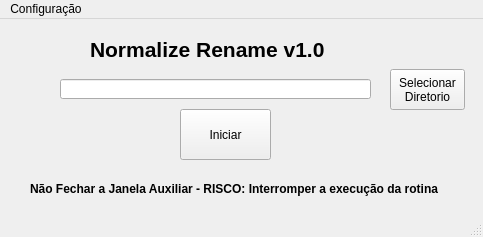
<?xml version="1.0" encoding="UTF-8"?>
<ui version="4.0">
 <class>MainWindow</class>
 <widget class="QMainWindow" name="MainWindow">
  <property name="geometry">
   <rect>
    <x>0</x>
    <y>0</y>
    <width>483</width>
    <height>237</height>
   </rect>
  </property>
  <property name="windowTitle">
   <string>Normalize Rename v0.1</string>
  </property>
  <property name="windowIcon">
   <iconset>
    <normaloff>rename.ico</normaloff>rename.ico</iconset>
  </property>
  <widget class="QWidget" name="centralwidget">
   <widget class="QLabel" name="label">
    <property name="geometry">
     <rect>
      <x>90</x>
      <y>10</y>
      <width>251</width>
      <height>41</height>
     </rect>
    </property>
    <property name="font">
     <font>
      <pointsize>16</pointsize>
      <weight>75</weight>
      <bold>true</bold>
     </font>
    </property>
    <property name="text">
     <string>Normalize Rename v1.0</string>
    </property>
   </widget>
   <widget class="QLineEdit" name="nome_pasta">
    <property name="geometry">
     <rect>
      <x>60</x>
      <y>60</y>
      <width>311</width>
      <height>20</height>
     </rect>
    </property>
   </widget>
   <widget class="QPushButton" name="selecionar_pasta">
    <property name="geometry">
     <rect>
      <x>390</x>
      <y>50</y>
      <width>75</width>
      <height>41</height>
     </rect>
    </property>
    <property name="font">
     <font>
      <strikeout>false</strikeout>
     </font>
    </property>
    <property name="contextMenuPolicy">
     <enum>Qt::DefaultContextMenu</enum>
    </property>
    <property name="layoutDirection">
     <enum>Qt::LeftToRight</enum>
    </property>
    <property name="text">
     <string>Selecionar
Diretorio</string>
    </property>
   </widget>
   <widget class="QLabel" name="label_2">
    <property name="geometry">
     <rect>
      <x>30</x>
      <y>160</y>
      <width>411</width>
      <height>20</height>
     </rect>
    </property>
    <property name="text">
     <string>&lt;html&gt;&lt;head/&gt;&lt;body&gt;&lt;p&gt;&lt;span style=&quot; font-weight:600;&quot;&gt;Não Fechar a Janela Auxiliar - RISCO: Interromper a execução da rotina&lt;/span&gt;&lt;/p&gt;&lt;/body&gt;&lt;/html&gt;</string>
    </property>
   </widget>
   <widget class="QPushButton" name="botao_iniciar">
    <property name="geometry">
     <rect>
      <x>180</x>
      <y>90</y>
      <width>91</width>
      <height>51</height>
     </rect>
    </property>
    <property name="text">
     <string>Iniciar</string>
    </property>
   </widget>
  </widget>
  <widget class="QMenuBar" name="menubar">
   <property name="geometry">
    <rect>
     <x>0</x>
     <y>0</y>
     <width>483</width>
     <height>21</height>
    </rect>
   </property>
   <widget class="QMenu" name="menuConfiguracao">
    <property name="title">
     <string>Configuração</string>
    </property>
    <addaction name="actionAbrir"/>
   </widget>
   <addaction name="menuConfiguracao"/>
  </widget>
  <widget class="QStatusBar" name="statusbar"/>
  <action name="actionAbrir">
   <property name="text">
    <string>Abrir</string>
   </property>
  </action>
 </widget>
 <resources/>
 <connections/>
</ui>
